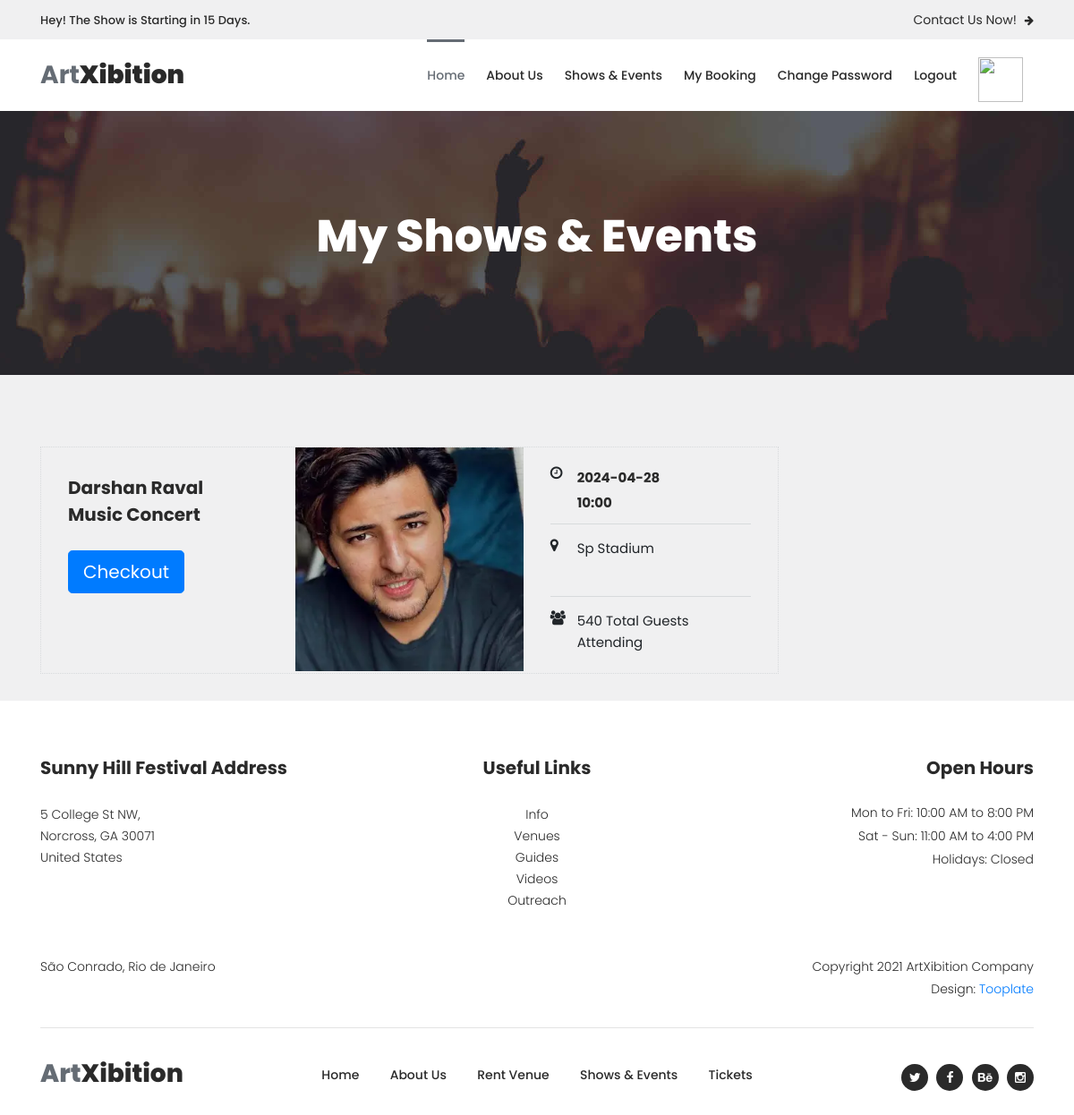
The app's page /payment/3/ (signed in), older data.
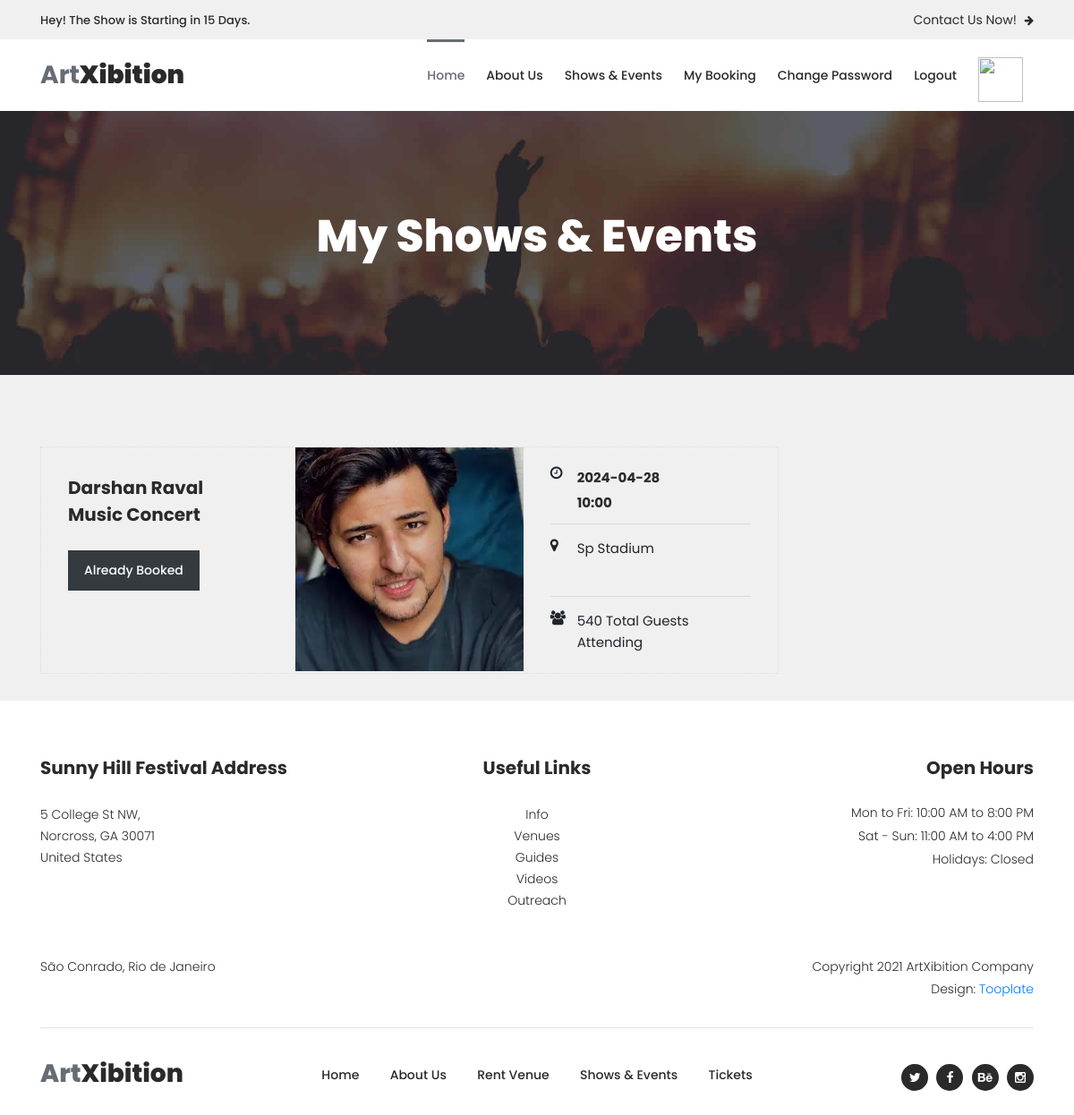
The same page, newer data.
### myapp/views.py (the view)
# urls.py: path('payment/<int:pk>/',views.payment,name='payment'),
def payment(request,pk):
	bookevent=BookEvent.objects.get(pk=pk)
	total_price=bookevent.total_price
	be=bookevent.pk
	print("BE : ",be)
	return render(request,'payment.html',{'bookevent':bookevent,'total_price':total_price,'be':be})

### myapp/templates/payment.html (shortened to what the changed rows need)
{% extends 'header.html' %}
{% load static%}
{% block content %}
<!DOCTYPE html>
<html lang="en">
  <head>
   </head>
    <body>
    <div class="page-heading-shows-events">
        <div class="container">
            <div class="row">
                <div class="col-lg-12">
                    <h2>My Shows & Events</h2>
                </div>
            </div>
        </div>
    </div>
    <div class="shows-events-tabs">
        <div class="container">
            <div class="row">
                <div class="col-lg-12">
                    <div class="row" id="tabs">
                        <div class="col-lg-12">
                            <section class='tabs-content'>
                                <article id='tabs-1'>
                                    <div class="row">
                                        <div class="col-lg-9">
                                            <div class="row">
                                                <div class="col-lg-12">
                                                    <div class="event-item">
                                                        <div class="row">
                                                            <div class="col-lg-4">
                                                                <div class="left-content">
                                                                    <div class="main-dark-button">
                                                                        {% if bookevent.payment_status == False %}
             <form method="post">
              <button type="button" class="btn btn-lg btn-primary" id="checkout-button">Checkout</button>
            </form>
                                                                    {% else %}
                                                                    <a href="{% url 'payment' pk=bookevent.pk %}"disabled>Already Booked
                                                                    </a>
                                                                    {% endif %}
                                                                    </div>
                                                                </div>
                                                            </div>
                                                        </div>
                                                    </div>
                                                </div>
                                            </div>
                                        </div>
                                    </div>
                                </article>
                            </section>
                        </div>
                    </div>
                </div>
            </div>
        </div>
    </div>
  </body>
</html>
{% endblock %}

Row changes from the older to the newer data that the page shows:
changed BookEvent "Darshan Raval Music Concert": payment_status False → True (drawn)
Text that changed along with them:
text no longer shown: "Checkout"
text now shown: "Already Booked"
